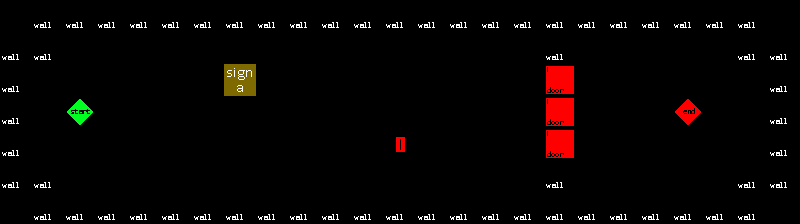

Tiled map render using the project's own tile images. Description and the whole map definition, tile-layer contents included, below:
An orthogonal 25x7 tile map with 32x32 px tiles, 2 tile layers (Back, Game).

<map version="1.0" tiledversion="1.1.5" orientation="orthogonal" renderorder="right-down" width="25" height="7" tilewidth="32" tileheight="32" infinite="0" nextobjectid="1">
 <tileset firstgid="1" name="SampleMap" tilewidth="32" tileheight="32" tilecount="64" columns="8">
  <image source="SampleMap.png" width="256" height="256" />
 </tileset>
 <layer name="Back" width="25" height="7">
  <data encoding="csv">
0,0,0,0,0,0,0,0,0,0,0,0,0,0,0,0,0,0,0,0,0,0,0,0,0,
0,0,0,0,0,0,0,0,0,0,0,0,0,0,0,0,0,0,0,0,0,0,0,0,0,
0,0,0,0,0,0,0,0,0,0,0,0,0,0,0,0,0,0,0,0,0,0,0,0,0,
0,0,0,0,0,0,0,0,0,0,0,0,0,0,0,0,0,0,0,0,0,0,0,0,0,
0,0,0,0,0,0,0,0,0,0,0,0,0,0,0,0,0,0,0,0,0,0,0,0,0,
0,0,0,0,0,0,0,0,0,0,0,0,0,0,0,0,0,0,0,0,0,0,0,0,0,
0,0,0,0,0,0,0,0,0,0,0,0,0,0,0,0,0,0,0,0,0,0,0,0,0
</data>
 </layer>
 <layer name="Game" width="25" height="7">
  <data encoding="csv">
0,1,1,1,1,1,1,1,1,1,1,1,1,1,1,1,1,1,1,1,1,1,1,1,0,
1,1,2,2,2,2,2,2,2,2,2,2,2,2,2,2,2,1,2,2,2,2,2,1,1,
1,2,2,2,2,2,2,20,2,2,2,2,2,2,2,2,2,11,2,2,2,2,2,2,1,
1,2,9,2,2,2,2,2,2,2,2,2,2,2,2,2,2,11,2,2,2,10,2,2,1,
1,2,2,2,2,2,2,2,2,2,2,2,3,2,2,2,2,11,2,2,2,2,2,2,1,
1,1,2,2,2,2,2,2,2,2,2,2,2,2,2,2,2,1,2,2,2,2,2,1,1,
0,1,1,1,1,1,1,1,1,1,1,1,1,1,1,1,1,1,1,1,1,1,1,1,0
</data>
 </layer>
</map>
